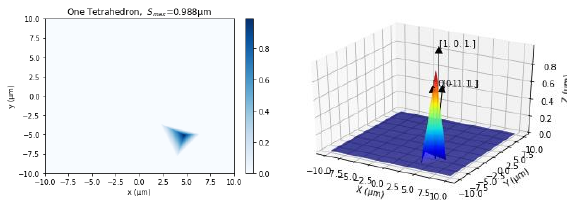

Python code for this plot:
import numpy as np
import matplotlib.pyplot as plt
import random
from mpl_toolkits.mplot3d import Axes3D
from matplotlib.patches import FancyArrowPatch
from mpl_toolkits.mplot3d import proj3d

class Arrow3D(FancyArrowPatch):    
    def __init__(self, xs, ys, zs, *args, **kwargs):
        arrow_prop_dict = dict(mutation_scale=20, arrowstyle='-|>', color='k', shrinkA=0, shrinkB=0) # default parameters
        for key in kwargs :
            arrow_prop_dict[key] = kwargs[key] # overwrite the default values if there is a conflict
        FancyArrowPatch.__init__(self, (0,0), (0,0), *args, **arrow_prop_dict)
        self._verts3d = xs, ys, zs

    def draw(self, renderer):
        xs3d, ys3d, zs3d = self._verts3d
        xs, ys, zs = proj3d.proj_transform(xs3d, ys3d, zs3d, renderer.M)
        self.set_positions((xs[0],ys[0]),(xs[1],ys[1]))
        FancyArrowPatch.draw(self, renderer)

class npArrow3D(Arrow3D):
    """
    #Arrow3D that can be defined with numpy (3,1) Arrays
    """
    def __init__(self, start,end,*args, **kwargs):
        """
        #start and end are numpy column matrices
        """
        arrow_prop_dict = dict(mutation_scale=20, arrowstyle='-|>', color='k', shrinkA=0, shrinkB=0) # default parameters
        for key in kwargs :
            arrow_prop_dict[key] = kwargs[key] # overwrite the default values if there is a conflict
        FancyArrowPatch.__init__(self, (0,0), (0,0), *args, **arrow_prop_dict)
        self._verts3d = [start[0,0],end[0,0]], [start[1,0],end[1,0]], [start[2,0],end[2,0]]

    def draw(self, renderer):
        Arrow3D.draw(self,renderer)
        
#class annotated_Arrow3D(npArrow3D):
#     def __init__(self,start,end,arrowprops={},label='',textprops={}):
#          npArrow3D.__init__(self,start,end,arrowprops)
#          self.
def draw_npArrow3D(ax,start,end=None,delta=None,arrowprops={},label=None,textprops={}):
    """
    
    """
    if end is None :
        if delta is not None :
            end =start + delta;
        else :
            raise AssertionError('Missing Argument end or delta')

    lc=[ax.add_artist(npArrow3D(start,end,**arrowprops))]
    if label is not None :
        lc.append(nptext3D(ax,end,label,**textprops))
    return lc

def nptext3D(ax,loc,string,**kwargs):
    """
    write text at the location given by a (3,1) numpy array
    """
    return ax.text(loc[0,0],loc[1,0],loc[2,0],string,**kwargs)
# Create Plane Vectors to match corresponding Crystal Plane

def Tetrahedron(Inter_Point,R_Angle,x,y):
    xl=x.reshape(-1,1)
    yl=y.reshape(1,-1)
    X,Y= np.ones_like(yl)*xl,np.ones_like(xl)*yl
# Establish X and Y Axials
    
    CryP_Vector_3 = np.array([[1., 1., 1.],[-1., 1., 1.],[1., -1., 1],[-1., -1., 1]])
    CryP_Vector_2 = np.array([[0., 1., 1.],[0., -1., 1.],[1., 0., 1],[-1., 0., 1]])
    T=random.randint(0,2)
    if T == 0:
        CryP_Vector = np.delete(CryP_Vector_3,random.randint(0,3),0)
# Forming Crystal Planes Group {1 1 1} but all have positive vector

    elif T == 1:
        CryP_Vector = np.delete(CryP_Vector_2,random.randint(0,3),0)
# Forming Crystal Planes Group {1 1 0} but all have positive vector        
    else:
        CryP_Vector=np.zeros(shape=(3,3))
        S=random.randint(0,1)
        if S==0:
            CryP_Vector_T=np.delete(np.delete(CryP_Vector_3,random.randint(0,3),0),random.randint(0,2),0)
            for t in range(len(CryP_Vector_T)):
                CryP_Vector[t]=CryP_Vector_T[t]
            CryP_Vector[2]=CryP_Vector_2[random.randint(0,3)]
        else:
            CryP_Vector_T=np.delete(np.delete(CryP_Vector_2,random.randint(0,3),0),random.randint(0,2),0)
            for t in range(len(CryP_Vector_T)):
                CryP_Vector[t]=CryP_Vector_T[t]
            CryP_Vector[2]=CryP_Vector_3[random.randint(0,3)]
# Forming Crystal Planes Group of {111} and {110} but all have positive vector 

    RX_Matrix = np.array([[1., 0., 0.],[0., np.cos(R_Angle[0]), -np.sin(R_Angle[0])],[0., np.sin(R_Angle[0]), np.cos(R_Angle[0])]])
    RY_Matrix = np.array([[np.cos(R_Angle[1]), 0., np.sin(R_Angle[1])],[0., 1., 0],[-np.sin(R_Angle[1]), 0., np.cos(R_Angle[1])]])
    RZ_Matrix = np.array([[np.cos(R_Angle[2]), -np.sin(R_Angle[2]), 0],[np.sin(R_Angle[2]), np.cos(R_Angle[2]), 0.],[0., 0., 1]])
    R_Matrix=np.dot( np.dot (RX_Matrix , RY_Matrix) , RZ_Matrix )
# Establish Rotation Matrix in 3-Dimensional Coordinates   

    Ro_Plane=np.dot(R_Matrix,CryP_Vector)
# Rotate Crystal Planes by using Rotation Matrix
  
    Height=np.full((len(x),len(y)),np.max(Ro_Plane))
    for i in Ro_Plane:
        P_Height = Inter_Point[2] - ( i[0]*(X-Inter_Point[0]) + i[1]*(Y-Inter_Point[1]) ) / i[2]
        Height=np.minimum(Height,P_Height)
# Calculate Planes' Height

    H_Bool=Height<=0
    Height[H_Bool]=0
# Make Data start from 0 in Z Axial
    
    print('the Result of Crystal Plane Vector is: \n {}'.format(CryP_Vector))
    print('the Result of Rotational Matrix is: \n {}'.format(R_Matrix))
    print('the Result of Rotational Crystal Plane is : \n {}'.format(Ro_Plane))
    return X,Y,Height,Ro_Plane,CryP_Vector
"""
N should be at least larger than 100
"""
x=np.linspace(-10,10,500)
y=np.linspace(-10,10,500)

Inter_X=random.uniform(x[0],x[-1])
Inter_Y=random.uniform(y[0],y[-1])
Inter_Point=np.array([Inter_X,Inter_Y,1])
Vector_Point=np.array([Inter_Point[0],Inter_Point[1],0]) 

RX_Angle=random.uniform(4,8)
RY_Angle=random.uniform(4,8)
RZ_Angle=random.uniform(4,8)
R_Angle=np.array([ np.pi/RX_Angle , np.pi/RY_Angle , np.pi/RZ_Angle ])

X,Y,Height,Ro_Plane,CryP_Vector=Tetrahedron(Inter_Point,R_Angle,x,y)


plt.pcolor(X,Y,Height,cmap=plt.cm.Blues)
plt.colorbar()
plt.xlabel("x (µm)")
plt.ylabel("y (µm)")
plt.title("One Tetrahedron,  $S_{{max}}$={:.3f}µm".format(np.max(Height)))
plt.show()
#Forming 2D plot

fig = plt.figure()
ax = plt.axes(projection='3d')
ax.plot_surface(X, Y,Height, cmap=plt.cm.jet, rstride=1, cstride=1, linewidth=0, )
draw_npArrow3D(ax,Vector_Point.reshape(-1,1),delta=Ro_Plane[0].reshape(-1,1),label=str(CryP_Vector[0]))
draw_npArrow3D(ax,Vector_Point.reshape(-1,1),delta=Ro_Plane[1].reshape(-1,1),label=str(CryP_Vector[1]))
draw_npArrow3D(ax,Vector_Point.reshape(-1,1),delta=Ro_Plane[2].reshape(-1,1),label=str(CryP_Vector[2]))  
ax.set_xlabel('X (µm)')
ax.set_ylabel('Y (µm)')
ax.set_zlabel('Z (µm)')
plt.show()
#Forming 3D plot
